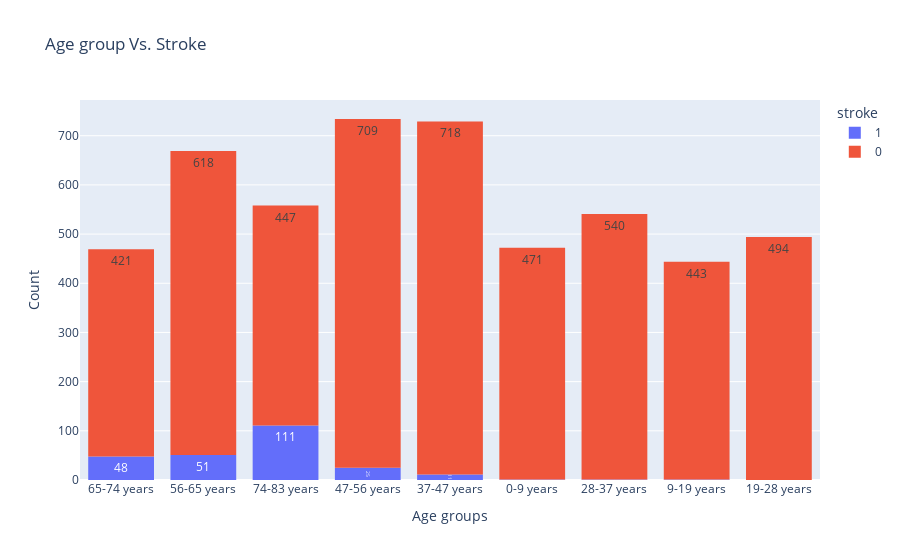

Notebook cell for this chart:
### Code cell
fig = px.histogram(data, x = 'age_group', color = 'stroke', title = 'Age group Vs. Stroke', text_auto=True).update_layout(
    xaxis_title="Age groups", yaxis_title="Count")
fig.show()

### Figure 1 — Plotly figure (JSON) as saved in the notebook; plotly's stock layout.template omitted (floating-point values rounded to 4 significant figures; data arrays with more than 128 entries replaced by an {"elided": "..."} marker saying what was removed)
{"data": [{"alignmentgroup": "True", "bingroup": "x", "hovertemplate": "stroke=1<br>age_group=%{x}<br>count=%{y}<extra></extra>", "legendgroup": "1", "marker": {"color": "#636efa", "pattern": {"shape": ""}}, "name": "1", "offsetgroup": "1", "orientation": "v", "showlegend": true, "texttemplate": "%{value}", "type": "histogram", "x": {"elided": "249 str values"}, "xaxis": "x", "yaxis": "y"}, {"alignmentgroup": "True", "bingroup": "x", "hovertemplate": "stroke=0<br>age_group=%{x}<br>count=%{y}<extra></extra>", "legendgroup": "0", "marker": {"color": "#EF553B", "pattern": {"shape": ""}}, "name": "0", "offsetgroup": "0", "orientation": "v", "showlegend": true, "texttemplate": "%{value}", "type": "histogram", "x": {"elided": "4861 str values"}, "xaxis": "x", "yaxis": "y"}], "layout": {"barmode": "relative", "legend": {"title": {"text": "stroke"}, "tracegroupgap": 0}, "title": {"text": "Age group Vs. Stroke"}, "xaxis": {"anchor": "y", "domain": [0, 1], "title": {"text": "Age groups"}}, "yaxis": {"anchor": "x", "domain": [0, 1], "title": {"text": "Count"}}}}
